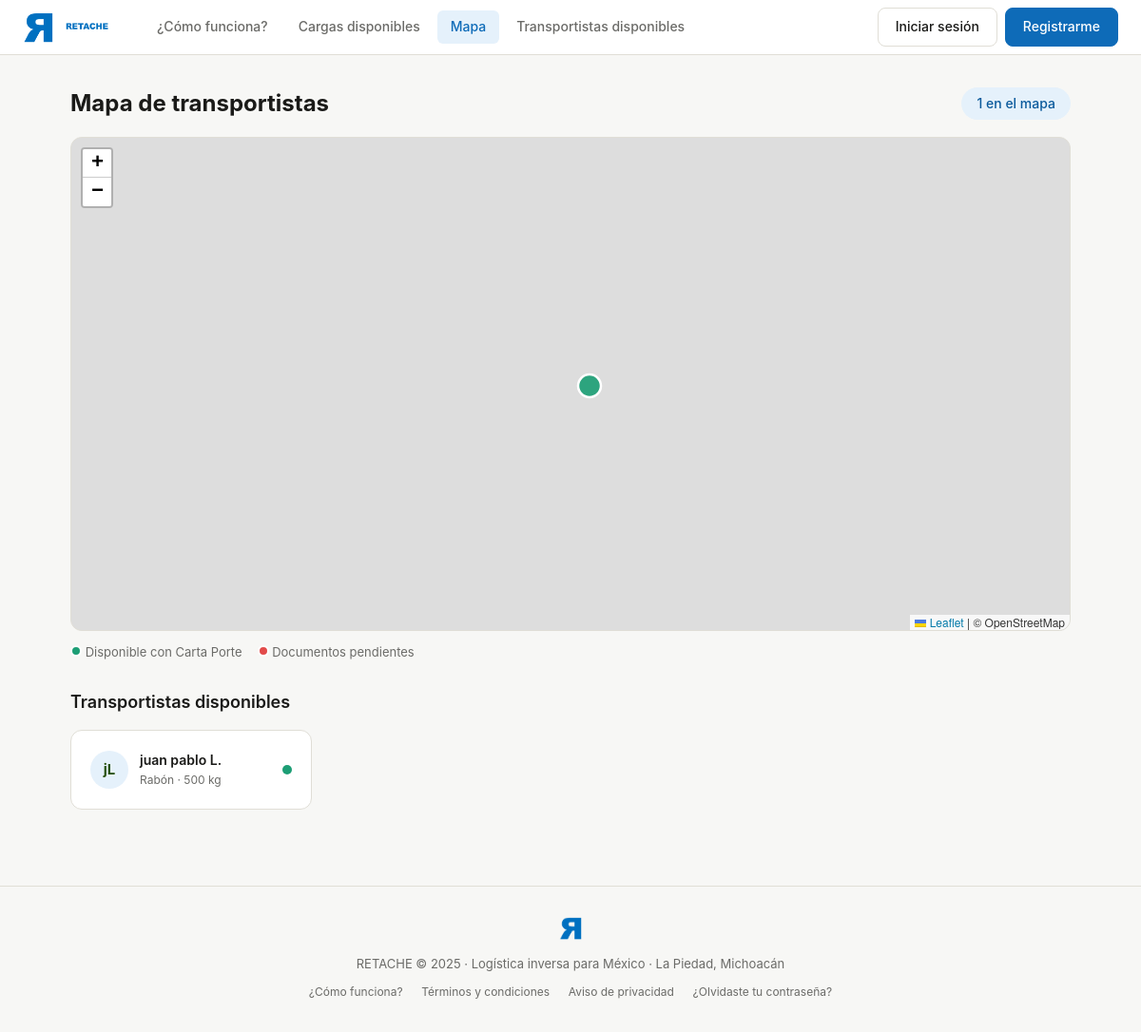
Page /transportistas/mapa on the committed database.
### models.py (models this page shows)
class Transportista(Base):
    __tablename__ = "transportistas"
    id = Column(Integer, primary_key=True, index=True)
    nombre = Column(String(100), nullable=False)
    apellidos = Column(String(100), nullable=False)
    telefono = Column(String(15), nullable=False)
    email = Column(String(120), unique=True, index=True, nullable=False)
    contrasena_hash = Column(String(200), nullable=False)
    rfc = Column(String(13), unique=True, index=True, nullable=False)
    rfc_verificado = Column(Boolean, default=False)
    num_licencia_federal = Column(String(50), nullable=True)
    licencia_estado = Column(String(20), default=EstadoDocumento.pendiente)
    licencia_vencimiento = Column(DateTime, nullable=True)
    num_poliza_seguro = Column(String(80), nullable=True)
    seguro_estado = Column(String(20), default=EstadoDocumento.pendiente)
    seguro_vencimiento = Column(DateTime, nullable=True)
    seguro_cobertura_mxn = Column(Float, nullable=True)
    verificacion_vehicular_estado = Column(String(20), default=EstadoDocumento.pendiente)
    verificacion_vehicular_vencimiento = Column(DateTime, nullable=True)
    tarjeta_circulacion_estado = Column(String(20), default=EstadoDocumento.pendiente)
    carta_porte_habilitada = Column(Boolean, default=False)
    tipo_vehiculo = Column(String(30), nullable=True)
    marca_vehiculo = Column(String(50), nullable=True)
    modelo_vehiculo = Column(String(50), nullable=True)
    anio_vehiculo = Column(Integer, nullable=True)
    placa = Column(String(10), nullable=True)
    capacidad_kg = Column(Float, nullable=True)
    latitud = Column(Float, nullable=True)
    longitud = Column(Float, nullable=True)
    disponible = Column(Boolean, default=True)
    foto_url = Column(String(200), nullable=True)
    rutas_frecuentes = Column(Text, nullable=True)
    calificacion_promedio = Column(Float, default=0.0)
    total_viajes = Column(Integer, default=0)
    porcentaje_puntualidad = Column(Float, default=100.0)
    fecha_registro = Column(DateTime, server_default=func.now())
    activo = Column(Boolean, default=True)
    email_verificado = Column(Boolean, default=False)
    token_verificacion = Column(String(200), nullable=True)
    token_reset_password = Column(String(200), nullable=True)
    token_reset_expira = Column(DateTime, nullable=True)
    cargas = relationship("Carga", back_populates="transportista")
    mensajes_enviados = relationship("Mensaje", foreign_keys="Mensaje.remitente_transportista_id", back_populates="remitente_transportista")
    resenas = relationship("Resena", back_populates="transportista")
    notificaciones = relationship("Notificacion", back_populates="transportista")
    rutas_disponibles = relationship("RutaDisponible", back_populates="transportista")

### routers/transportistas.py (the view)
@router.get("/mapa", response_class=HTMLResponse)
async def pagina_mapa(request: Request, db: Session = Depends(get_db)):
    transportistas = (
        db.query(Transportista)
        .filter(Transportista.activo == True, Transportista.latitud != None)
        .all()
    )
    return templates.TemplateResponse("mapa.html", ctx(request, transportistas=transportistas))

### templates/mapa.html (shortened to what this page needs)
{% extends "base.html" %}
{% block head_extra %}
<link rel="stylesheet" href="https://unpkg.com/leaflet@1.9.4/dist/leaflet.css"/>
{% endblock %}
{% block content %}
<div style="display:flex; justify-content:space-between; align-items:center; margin-bottom:16px;">
  <h1 style="font-size:24px; font-weight:700;">Mapa de transportistas</h1>
  <span class="badge badge-verde" style="font-size:14px; padding:6px 16px;">{{ transportistas | length }} en el mapa</span>
</div>
<div id="mapa"></div>
<div style="display:flex; gap:16px; margin-top:12px; font-size:13px; color:var(--texto-suave);">
  <span><span style="display:inline-block; width:12px; height:12px; border-radius:50%; background:#1D9E75; border:2px solid white;"></span> Disponible con Carta Porte</span>
  <span><span style="display:inline-block; width:12px; height:12px; border-radius:50%; background:#E24B4A; border:2px solid white;"></span> Documentos pendientes</span>
</div>
<h2 style="font-size:18px; font-weight:600; margin:28px 0 14px;">Transportistas disponibles</h2>
<div style="display:grid; grid-template-columns:repeat(auto-fill, minmax(240px,1fr)); gap:12px;">
  {% for t in transportistas %}
  <a href="/transportistas/{{ t.id }}" style="text-decoration:none;">
    <div class="card" style="cursor:pointer;">
      <div style="display:flex; gap:12px; align-items:center;">
        <div style="width:40px;height:40px;border-radius:50%;background:var(--verde-bg);display:flex;align-items:center;justify-content:center;font-weight:700;color:#27500A;flex-shrink:0;">{{ t.nombre[0] }}{{ t.apellidos[0] }}</div>
        <div>
          <div style="font-weight:600; font-size:14px; color:var(--texto);">{{ t.nombre }} {{ t.apellidos[0] }}.</div>
          <div style="font-size:12px; color:var(--texto-suave);">{{ t.tipo_vehiculo }} · {{ "{:,.0f}".format(t.capacidad_kg) }} kg</div>
        </div>
        <div style="margin-left:auto;"><div style="width:10px;height:10px;border-radius:50%;background:{% if t.carta_porte_habilitada %}#1D9E75{% else %}#E24B4A{% endif %};"></div></div>
      </div>
    </div>
  </a>
  {% else %}
  <div style="grid-column:1/-1; text-align:center; padding:32px; color:var(--texto-suave);">
    Aún no hay transportistas registrados. <a href="/transportistas/registro" class="btn btn-primary">Registrarme como transportista →</a>
  </div>
  {% endfor %}
</div>
{% endblock %}

### templates/base.html (style rules this page uses)
*, *::before, *::after { box-sizing: border-box; margin: 0; padding: 0; }
:root { --verde: #0E6BB8; --verde-claro: #1481D9; --verde-bg: #E5F1FB; --gris-bg: #F7F7F5; --gris-borde: #E0DED6; --texto: #1A1A18; --texto-suave: #6B6B68; --amber: #BA7517; --amber-bg: #FAEEDA; --rojo-bg: #FCEBEB; --rojo: #A32D2D; --azul: #0E6BB8; --azul-bg: #E5F1FB; }
body { font-family: -apple-system, BlinkMacSystemFont, 'Segoe UI', sans-serif; background: var(--gris-bg); color: var(--texto); font-size: 15px; line-height: 1.6; }
a { color: var(--verde); text-decoration: none; }
.badge { display: inline-block; padding: 2px 10px; border-radius: 20px; font-size: 12px; font-weight: 500; }
.badge-verde { background: var(--verde-bg); color: #0B5A9C; }
.card { background: #fff; border: 1px solid var(--gris-borde); border-radius: 12px; padding: 20px; }

### templates/mapa.html (style rules this page uses)
#mapa { height: 520px; border-radius: 12px; border: 1px solid var(--gris-borde); }

### rows in the picture
Transportista: nombre "j", apellidos "L", nombre "juan pablo", tipo_vehiculo "Rabón", capacidad_kg "500", carta_porte_habilitada True (drawn)

### other values in the picture
{{ transportistas | length }} "1"
